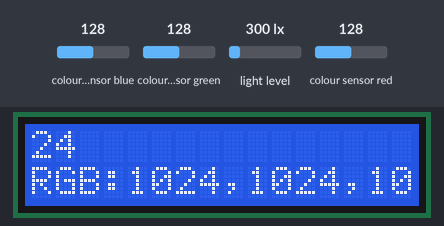
The sketch below on a simulated Arduino Uno, built with avr-gcc and run on an emulated ATmega328P. Shown: 16×2 character LCD. The test bench sets the inputs (shaded band); at power-on: colour sensor blue 128, colour sensor green 128, light level 300 lx, colour sensor red 128. What the sketch prints to the serial monitor is not drawn.

Above: at 1.8 s.
1.9 s: colour sensor blue set to 5
At 3.8 s:
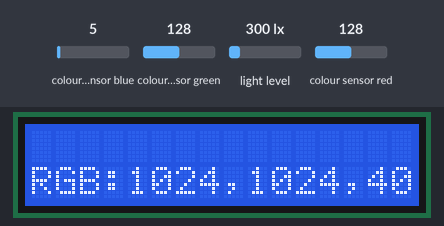
4.3 s: colour sensor green set to 5
At 5.6 s:
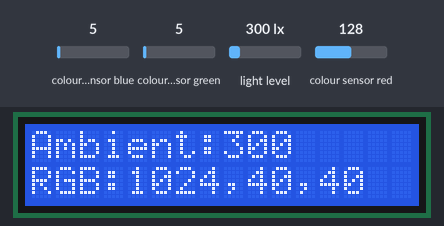
6.4 s: light level set to 40 lx
At 7.7 s:
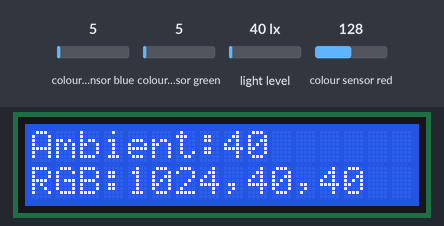
8.5 s: colour sensor red set to 5
At 9.7 s:
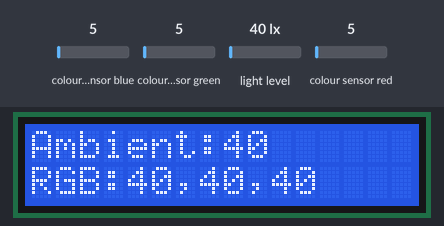
Timing chart, 0 to 11.5 s (numbered marks = the images above; inputs shaded):
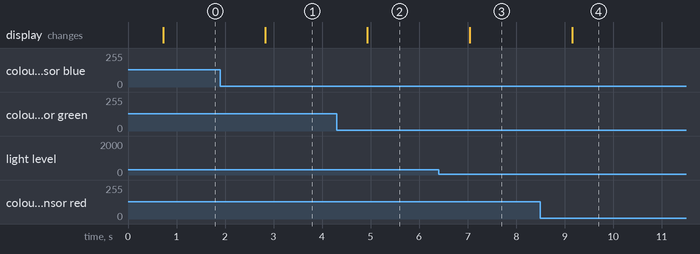

Measured:
- after the input at 1.9 s, the display: changes after 0.93 s (image 1)
- after the input at 4.3 s, the display: changes after 0.63 s (image 2)
- after the input at 6.4 s, the display: changes after 0.65 s (image 3)
- after the input at 8.5 s, the display: changes after 0.66 s (image 4)

The sketch:

9960LCD.ino
```cpp
#include <Wire.h>
#include <SparkFun_APDS9960.h>
#include <LiquidCrystal_I2C.h>

SparkFun_APDS9960 apds = SparkFun_APDS9960();
LiquidCrystal_I2C lcd(0x3f,16,2);  // run ic2_scanner sketch and get the IC2 address, which is 0x3f in my case,it could be 0x3f in many cases

uint16_t ambient_light = 0;
uint16_t red_light = 0;
uint16_t green_light = 0;
uint16_t blue_light = 0;

void setup() {

  // Initialize Serial port
  Serial.begin(9600);
  Serial.println();
  Serial.println(F("--------------------------------"));
  Serial.println(F("SparkFun APDS-9960 - ColorSensor"));
  Serial.println(F("--------------------------------"));

  // Initialize APDS-9960 (configure I2C and initial values)
  if ( apds.init() ) {
    Serial.println(F("APDS-9960 initialization complete"));
  } else {
    Serial.println(F("Something went wrong during APDS-9960 init!"));
  }

  // Start running the APDS-9960 light sensor (no interrupts)
  if ( apds.enableLightSensor(false) ) {
    Serial.println(F("Light sensor is now running"));
  } else {
    Serial.println(F("Something went wrong during light sensor init!"));
  }

  // Wait for initialization and calibration to finish
  delay(500);

  lcd.init();
}

void loop() {
  char r1[16] = "";
  char r2[16] = "";

  // set cursor to first line
  lcd.backlight();
  lcd.setCursor(0, 0);
  lcd.print("                ");
  lcd.setCursor(0,1);
  lcd.print("                ");

  // Read the light levels (ambient, red, green, blue)
  if (  !apds.readAmbientLight(ambient_light) ||
        !apds.readRedLight(red_light) ||
        !apds.readGreenLight(green_light) ||
        !apds.readBlueLight(blue_light) ) {
    Serial.println("Error reading light values");
  } else {    sprintf(r1, "Ambient:%d", ambient_light);
    sprintf(r2, "RGB:%d,%d,%d", red_light, green_light, blue_light);

    // Print a message to the LCD.
    lcd.setCursor(0,0);
    lcd.print(r1);
    lcd.setCursor(0,1);
    lcd.print(r2);
  }

  // Wait 1 second before next reading
  delay(1000);
}
```
